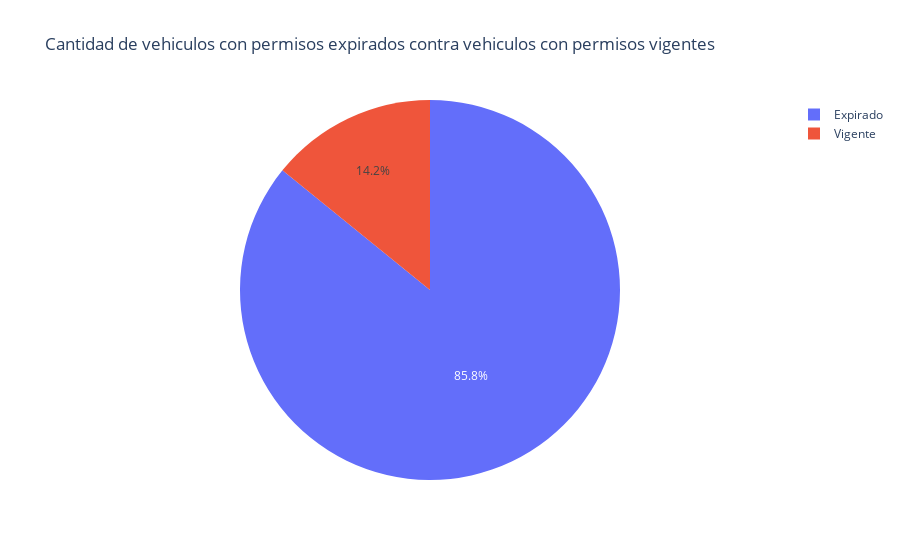

Notebook source saved alongside this figure:
### Code cell
# vehiclesActiveClean
vehiculosConPermisoExpirado = vehiclesActiveClean.filter(pl.col("expiracionDePermisoDate") <= datetime(2023,9,24))
vehiculosConPermisoVigente = vehiclesActiveClean.filter(pl.col("expiracionDePermisoDate") >= datetime(2023,9,24))
cantidadDeVehiculos = {
  'permiso': ['Expirado', 'Vigente'],
  'cantidadPermisos': [vehiculosConPermisoExpirado.height,vehiculosConPermisoVigente.height]
}

# cantidadDeVehiculos
vehiclesBrandFig = px.pie(cantidadDeVehiculos, values="cantidadPermisos", names="permiso", title="Cantidad de vehiculos con permisos expirados contra vehiculos con permisos vigentes")

vehiclesBrandFig.show()

### Figure 1 — Plotly figure (JSON) as saved in the notebook; plotly's stock layout.template omitted (floating-point values rounded to 4 significant figures)
{"data": [{"domain": {"x": [0, 1], "y": [0, 1]}, "hovertemplate": "permiso=%{label}<br>cantidadPermisos=%{value}<extra></extra>", "labels": ["Expirado", "Vigente"], "legendgroup": "", "name": "", "showlegend": true, "type": "pie", "values": [188, 31]}], "layout": {"legend": {"tracegroupgap": 0}, "title": {"text": "Cantidad de vehiculos con permisos expirados contra vehiculos con permisos vigentes"}}}
